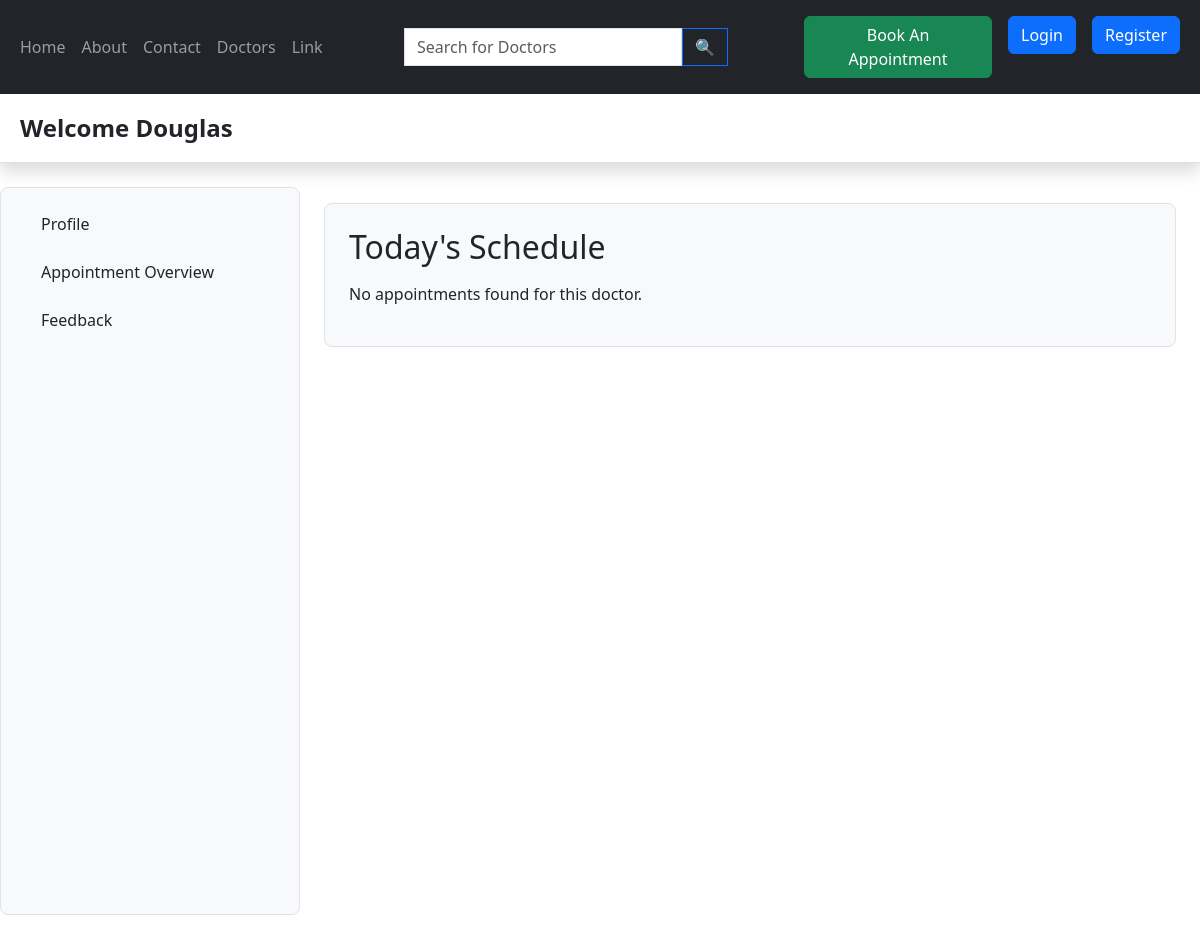
The page /doctor-dashboard/1/ on the database as committed earlier.
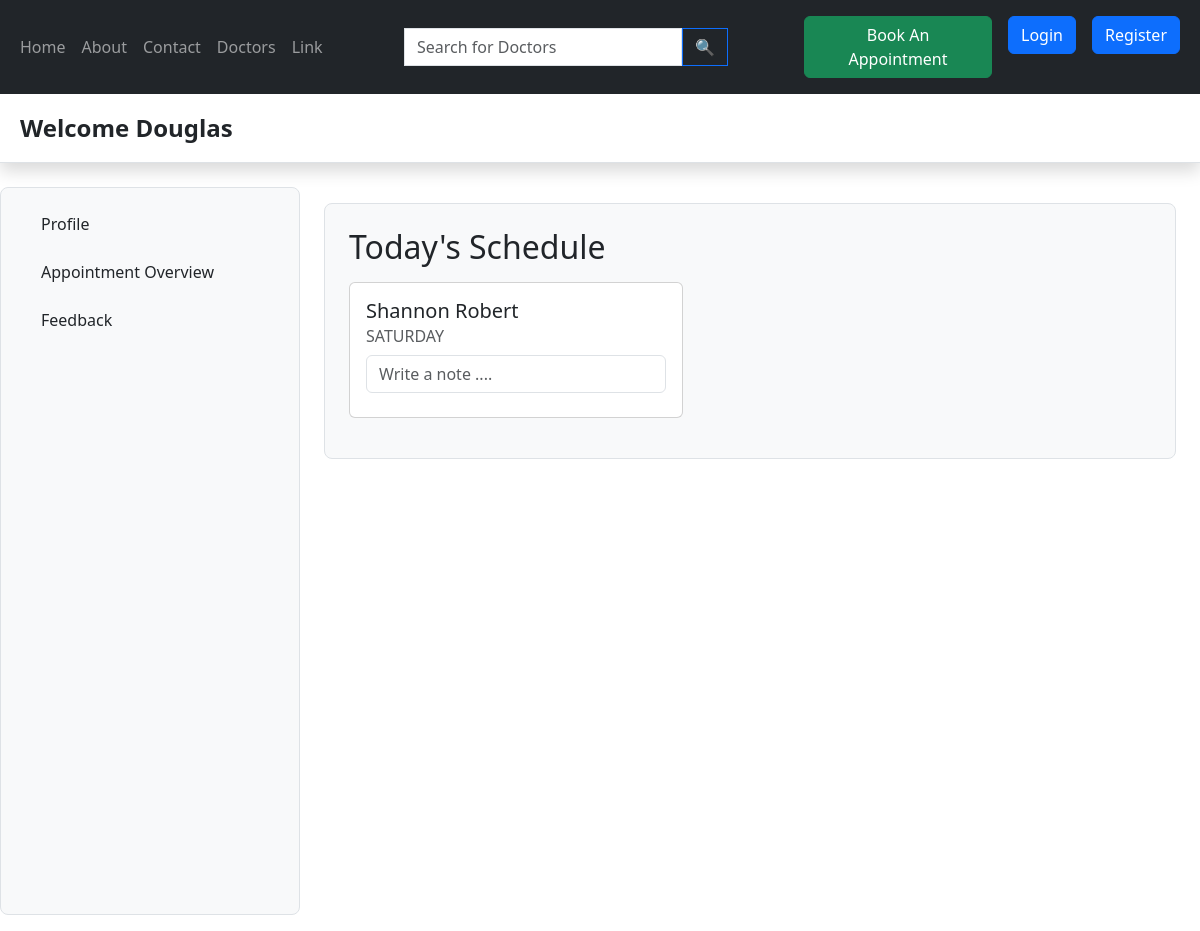
The same page on the database as committed later.
### appointment/models.py (models this page shows)
class Appointment(models.Model):
  patient= models.ForeignKey(Patient, on_delete=models.CASCADE, null=True)
  date = models.DateField(null=True, blank=True)
  slot= models.ForeignKey(AppointmentSlot, on_delete= models.CASCADE)
  stat= models.CharField(max_length= 20, choices=[('CONFIRMED', 'Confirmed'), ('CANCELLED', 'Cancelled'), ('COMPLETED','Completed')], default= 'CONFIRMED')
  paid= models.CharField(max_length= 5, choices=[('YES', 'Yes'), ('NO','No')],default='NO')
  booking_time= models.DateTimeField(auto_now=True)
  feedback= models.TextField(blank=True,null=True)
  doctorsnote= models.TextField(default='',blank=True,null=True)

### patient/models.py (models this page shows, shortened)
class Patient(models.Model):
  user= models.ForeignKey(User, on_delete= models.CASCADE)
  first_name= models.CharField(max_length= 255)
  last_name= models.CharField(max_length= 255, blank= True, null= True)
  dob= models.DateField(default= None)
  sex= models.CharField(max_length= 10, choices= [('MALE', 'Male'), ('FEMALE', 'Female'), ('OTHER', 'Other')], default= 'FEMALE')

### doctor/models.py (models this page shows, shortened)
class AppointmentSlot(models.Model):
    doctor = models.ForeignKey(Doctor, on_delete=models.CASCADE)
    day_of_week = models.CharField(
        max_length=10,
        choices=[
            ('MONDAY', 'Monday'), ('TUESDAY', 'Tuesday'), ('WEDNESDAY', 'Wednesday'),
            ('THURSDAY', 'Thursday'), ('FRIDAY', 'Friday'), ('SATURDAY', 'Saturday'), ('SUNDAY', 'Sunday')
        ]
    )
    session = models.CharField(
        max_length=10,
        choices=[
            ('MORNING', 'Morning'), ('AFTERNOON', 'Afternoon'), ('EVENING', 'Evening')
        ]
    )
    max_bookings = models.PositiveIntegerField(default=10)
    class Meta:
        unique_together = ('doctor', 'day_of_week', 'session')
        ordering = ['doctor', 'day_of_week', 'session']

### doctor/views.py (the view)
# urls.py: path('doctor-dashboard/<str:pk>/',views.doctor_dashboard,name="doctor-dashboard"),
def doctor_dashboard(request,pk):
    doctor=Doctor.objects.get(id=pk)
    appointments = Appointment.objects.filter(slot__doctor=doctor, date=date.today()).order_by('date')
    if request.method == "POST":
        appointment_id = request.POST.get('appointment_id')
        appointment = Appointment.objects.filter(id = appointment_id).first()
        appointment.doctorsnote = request.POST.get('doctor_note')
        appointment.save()
        return redirect('doctor-dashboard',pk=doctor.id)
    context={'doctor':doctor,'appointments':appointments}
    return render(request,'doctor_dashboard.html',context)

### doctor/templates/doctor_dashboard.html (shortened to what this page needs)
{% extends 'base.html' %}
{% block start %}
<header class="py-3 mb-4 border-bottom shadow">
    <div class="container-fluid align-items-center d-flex justify-content-between">
        <a href="#" class="d-flex align-items-center col-lg-4 mb-2 mb-lg-0 link-dark text-decoration-none">
            <span class="fs-4 fw-bold text-dark">Welcome {{ doctor.user.first_name }}</span>
        </a>
    </div>
</header>
<div class="container-fluid pb-3 flex-grow-1 d-flex flex-column overflow-auto" style="height: calc(100vh - 56px);">
    <div class="row flex-grow-1 flex-grow-0">
        <aside class="col-sm-3 flex-shrink-0 bg-light border rounded-3 p-3 h-100 sticky-top">
            <ul class="nav nav-pills flex-sm-column flex-row mb-auto text-truncate">
                <li class="nav-item mb-2">
                    <a href="{% url 'doctor-profile' doctor.id %}" class="nav-link d-flex align-items-center px-3 text-dark">
                        <span class="d-none d-sm-inline">Profile</span>
                    </a>
                </li>
                <li class="nav-item mb-2">
                    <a href="{% url 'appointment-overview' doctor.id %}" class="nav-link d-flex align-items-center px-3 text-dark">
                        <span class="d-none d-sm-inline">Appointment Overview</span>
                    </a>
                </li>
                <li class="nav-item mb-2">
                    <a href="#" class="nav-link d-flex align-items-center px-3 text-dark">
                        <span class="d-none d-sm-inline">Feedback</span>
                    </a>
                </li>
            </ul>
        </aside>
        <main class="col overflow-auto h-100 px-4 py-3">
            <div class="bg-light border rounded-3 p-4">
                <h2 class="mb-3">Today's Schedule</h2>
                {% for appointment in appointments %}
                <div class="col-auto mb-3">
                    <div class="card" style="width: 20.9rem;">
                        <div class="card-body">
                            <h5 class="card-title">{{ appointment.patient.first_name }} {{ appointment.patient.last_name }}</h5>
                            <h6 class="card-subtitle mb-2 text-muted">{{ appointment.slot.day_of_week }}</h6>
                            {% if appointment.doctorsnote == '' %}
                            <form action="" method="POST">
                                <input type="text" name="doctor_note" placeholder="Write a note ...." class="form-control mb-2">
                            </form>
                            {% endif %}
                        </div>
                    </div>
                </div>
                {% empty %}
                    <p>No appointments found for this doctor.</p>
                {% endfor %}
            </div>
        </main>
    </div>
</div>
{% endblock %}

Rows that differ between the two databases and show on the page:
added Appointment: patient.first_name "Shannon", patient.last_name "Robert", slot.day_of_week "SATURDAY"
Other text that changed with them:
text no longer shown: "No appointments found for this doctor."
